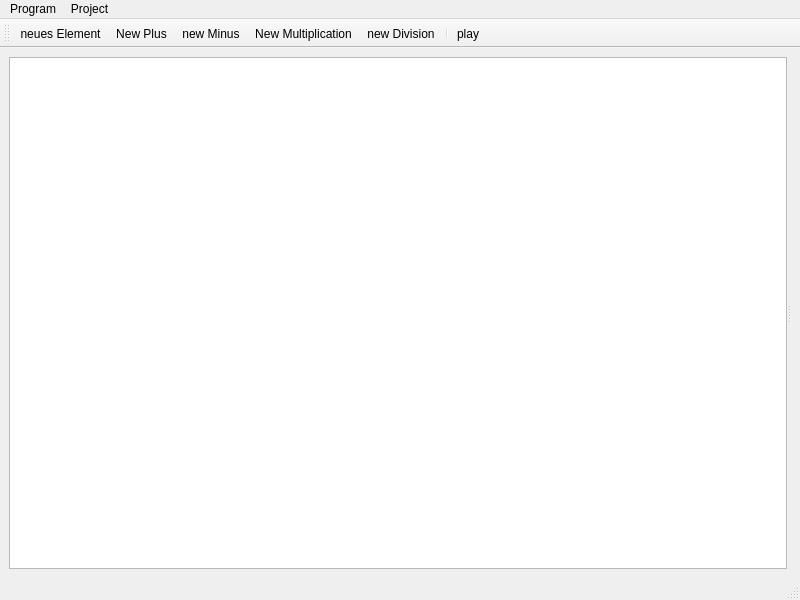
<?xml version="1.0" encoding="UTF-8"?>
<ui version="4.0">
 <class>MainWindow</class>
 <widget class="QMainWindow" name="MainWindow">
  <property name="geometry">
   <rect>
    <x>0</x>
    <y>0</y>
    <width>800</width>
    <height>600</height>
   </rect>
  </property>
  <property name="windowTitle">
   <string>MainWindow</string>
  </property>
  <widget class="QWidget" name="centralwidget">
   <layout class="QGridLayout" name="gridLayout">
    <item row="0" column="1">
     <widget class="QSplitter" name="splitter">
      <property name="lineWidth">
       <number>1</number>
      </property>
      <property name="orientation">
       <enum>Qt::Horizontal</enum>
      </property>
      <widget class="QTreeView" name="treeView"/>
      <widget class="QWidget" name="horizontalLayoutWidget">
       <layout class="QHBoxLayout" name="horizontalLayout">
        <property name="spacing">
         <number>0</number>
        </property>
        <property name="sizeConstraint">
         <enum>QLayout::SetMaximumSize</enum>
        </property>
       </layout>
      </widget>
     </widget>
    </item>
   </layout>
  </widget>
  <widget class="QMenuBar" name="menubar">
   <property name="geometry">
    <rect>
     <x>0</x>
     <y>0</y>
     <width>800</width>
     <height>21</height>
    </rect>
   </property>
   <widget class="QMenu" name="menuProgramm">
    <property name="title">
     <string>Program</string>
    </property>
    <addaction name="actionClose"/>
   </widget>
   <widget class="QMenu" name="menuProject">
    <property name="title">
     <string>Project</string>
    </property>
    <addaction name="actionLoadProject"/>
    <addaction name="actionSave"/>
    <addaction name="actionSave_As"/>
   </widget>
   <addaction name="menuProgramm"/>
   <addaction name="menuProject"/>
  </widget>
  <widget class="QStatusBar" name="statusbar"/>
  <widget class="QToolBar" name="toolBar">
   <property name="windowTitle">
    <string>toolBar</string>
   </property>
   <attribute name="toolBarArea">
    <enum>TopToolBarArea</enum>
   </attribute>
   <attribute name="toolBarBreak">
    <bool>false</bool>
   </attribute>
   <addaction name="actionNewElement"/>
   <addaction name="actionNewPlus"/>
   <addaction name="actionNewMinus"/>
   <addaction name="actionNew_Multiplication"/>
   <addaction name="actionNewDivision"/>
   <addaction name="separator"/>
   <addaction name="actionPlay"/>
  </widget>
  <action name="actionClose">
   <property name="text">
    <string>Exit</string>
   </property>
   <property name="toolTip">
    <string>PxLinX beenden</string>
   </property>
  </action>
  <action name="actionNewElement">
   <property name="icon">
    <iconset>
     <normaloff>Icons/element32.png</normaloff>Icons/element32.png</iconset>
   </property>
   <property name="text">
    <string>neues Element</string>
   </property>
   <property name="toolTip">
    <string>neues Element einfügen</string>
   </property>
  </action>
  <action name="actionNewConnector">
   <property name="icon">
    <iconset>
     <normaloff>../../icons/conector32.png</normaloff>../../icons/conector32.png</iconset>
   </property>
   <property name="text">
    <string>neuer Konnector</string>
   </property>
   <property name="toolTip">
    <string>neuer Konnector</string>
   </property>
  </action>
  <action name="actionNewPlus">
   <property name="icon">
    <iconset>
     <normaloff>Icons/plus24.png</normaloff>Icons/plus24.png</iconset>
   </property>
   <property name="text">
    <string>New Plus</string>
   </property>
  </action>
  <action name="actionNewMinus">
   <property name="icon">
    <iconset>
     <normaloff>Icons/minus24.png</normaloff>Icons/minus24.png</iconset>
   </property>
   <property name="text">
    <string>new Minus</string>
   </property>
  </action>
  <action name="actionNewDivision">
   <property name="icon">
    <iconset>
     <normaloff>Icons/divide24.png</normaloff>Icons/divide24.png</iconset>
   </property>
   <property name="text">
    <string>new Division</string>
   </property>
  </action>
  <action name="actionNew_Multiplication">
   <property name="icon">
    <iconset>
     <normaloff>Icons/multiply24.png</normaloff>Icons/multiply24.png</iconset>
   </property>
   <property name="text">
    <string>New Multiplication</string>
   </property>
  </action>
  <action name="actionPlay">
   <property name="icon">
    <iconset>
     <normaloff>Icons/play24.png</normaloff>Icons/play24.png</iconset>
   </property>
   <property name="text">
    <string>play</string>
   </property>
  </action>
  <action name="actionSave">
   <property name="text">
    <string>Save</string>
   </property>
  </action>
  <action name="actionSave_As">
   <property name="text">
    <string>Save As...</string>
   </property>
  </action>
  <action name="actionLoadProject">
   <property name="text">
    <string>Load Project</string>
   </property>
  </action>
 </widget>
 <resources/>
 <connections/>
</ui>
